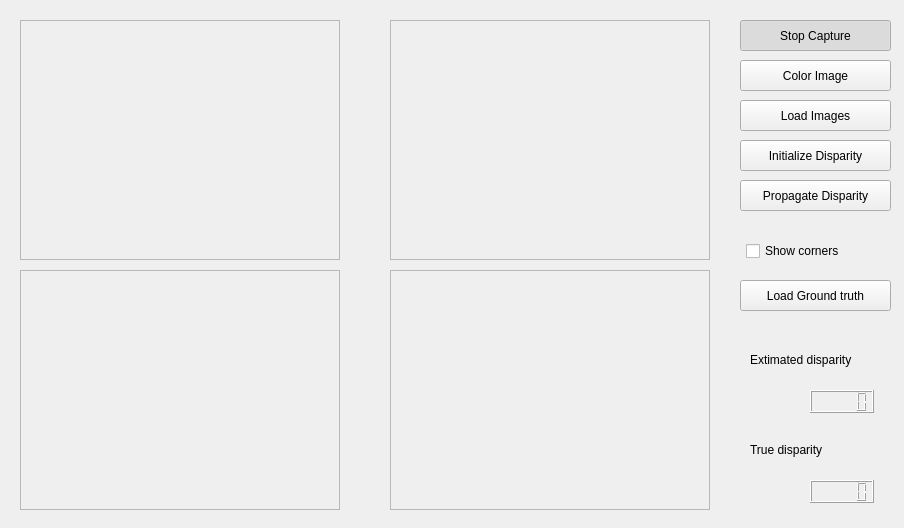
<?xml version="1.0" encoding="UTF-8"?>
<ui version="4.0">
 <class>MainWindow</class>
 <widget class="QWidget" name="MainWindow">
  <property name="geometry">
   <rect>
    <x>0</x>
    <y>0</y>
    <width>904</width>
    <height>528</height>
   </rect>
  </property>
  <property name="windowTitle">
   <string>Proyecto de Visión Artificial</string>
  </property>
  <widget class="QFrame" name="imageFrameS">
   <property name="geometry">
    <rect>
     <x>20</x>
     <y>20</y>
     <width>320</width>
     <height>240</height>
    </rect>
   </property>
   <property name="frameShape">
    <enum>QFrame::StyledPanel</enum>
   </property>
   <property name="frameShadow">
    <enum>QFrame::Raised</enum>
   </property>
  </widget>
  <widget class="QFrame" name="imageFrameD">
   <property name="geometry">
    <rect>
     <x>390</x>
     <y>20</y>
     <width>320</width>
     <height>240</height>
    </rect>
   </property>
   <property name="frameShape">
    <enum>QFrame::StyledPanel</enum>
   </property>
   <property name="frameShadow">
    <enum>QFrame::Raised</enum>
   </property>
  </widget>
  <widget class="QPushButton" name="captureButton">
   <property name="geometry">
    <rect>
     <x>740</x>
     <y>20</y>
     <width>151</width>
     <height>31</height>
    </rect>
   </property>
   <property name="text">
    <string>Stop Capture</string>
   </property>
   <property name="checkable">
    <bool>true</bool>
   </property>
   <property name="checked">
    <bool>true</bool>
   </property>
  </widget>
  <widget class="QPushButton" name="colorButton">
   <property name="geometry">
    <rect>
     <x>740</x>
     <y>60</y>
     <width>151</width>
     <height>31</height>
    </rect>
   </property>
   <property name="focusPolicy">
    <enum>Qt::StrongFocus</enum>
   </property>
   <property name="text">
    <string>Color Image</string>
   </property>
   <property name="checkable">
    <bool>true</bool>
   </property>
   <property name="checked">
    <bool>false</bool>
   </property>
  </widget>
  <widget class="QPushButton" name="loadimageButton">
   <property name="geometry">
    <rect>
     <x>740</x>
     <y>100</y>
     <width>151</width>
     <height>31</height>
    </rect>
   </property>
   <property name="text">
    <string>Load Images</string>
   </property>
  </widget>
  <widget class="QCheckBox" name="showCorners">
   <property name="geometry">
    <rect>
     <x>746</x>
     <y>240</y>
     <width>121</width>
     <height>22</height>
    </rect>
   </property>
   <property name="text">
    <string>Show corners</string>
   </property>
  </widget>
  <widget class="QFrame" name="imageFrameBS">
   <property name="geometry">
    <rect>
     <x>20</x>
     <y>270</y>
     <width>320</width>
     <height>240</height>
    </rect>
   </property>
   <property name="frameShape">
    <enum>QFrame::StyledPanel</enum>
   </property>
   <property name="frameShadow">
    <enum>QFrame::Raised</enum>
   </property>
  </widget>
  <widget class="QFrame" name="imageFrameBD">
   <property name="geometry">
    <rect>
     <x>390</x>
     <y>270</y>
     <width>320</width>
     <height>240</height>
    </rect>
   </property>
   <property name="frameShape">
    <enum>QFrame::StyledPanel</enum>
   </property>
   <property name="frameShadow">
    <enum>QFrame::Raised</enum>
   </property>
  </widget>
  <widget class="QPushButton" name="InitializeDisButton">
   <property name="geometry">
    <rect>
     <x>740</x>
     <y>140</y>
     <width>151</width>
     <height>31</height>
    </rect>
   </property>
   <property name="text">
    <string>Initialize Disparity</string>
   </property>
  </widget>
  <widget class="QPushButton" name="propagateDisButton">
   <property name="geometry">
    <rect>
     <x>740</x>
     <y>180</y>
     <width>151</width>
     <height>31</height>
    </rect>
   </property>
   <property name="text">
    <string>Propagate Disparity</string>
   </property>
  </widget>
  <widget class="QPushButton" name="LoadGrtruthButton">
   <property name="geometry">
    <rect>
     <x>740</x>
     <y>280</y>
     <width>151</width>
     <height>31</height>
    </rect>
   </property>
   <property name="text">
    <string>Load Ground truth</string>
   </property>
  </widget>
  <widget class="QLCDNumber" name="lcdExtimated">
   <property name="geometry">
    <rect>
     <x>810</x>
     <y>390</y>
     <width>64</width>
     <height>23</height>
    </rect>
   </property>
  </widget>
  <widget class="QLCDNumber" name="lcdTrue">
   <property name="geometry">
    <rect>
     <x>810</x>
     <y>480</y>
     <width>64</width>
     <height>23</height>
    </rect>
   </property>
  </widget>
  <widget class="QLabel" name="label">
   <property name="geometry">
    <rect>
     <x>750</x>
     <y>350</y>
     <width>141</width>
     <height>20</height>
    </rect>
   </property>
   <property name="text">
    <string>Extimated disparity</string>
   </property>
  </widget>
  <widget class="QLabel" name="label_2">
   <property name="geometry">
    <rect>
     <x>750</x>
     <y>440</y>
     <width>101</width>
     <height>20</height>
    </rect>
   </property>
   <property name="text">
    <string>True disparity</string>
   </property>
  </widget>
 </widget>
 <resources/>
 <connections/>
</ui>
